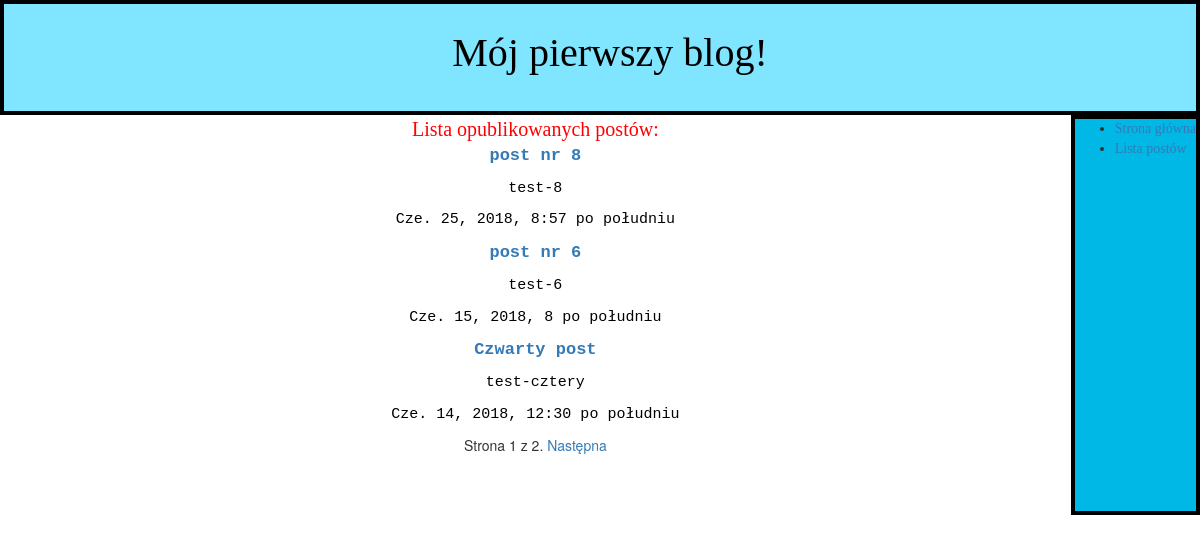
/post_list/, run on the app's committed database.
### blog/models.py (models this page shows, shortened)
class Post(models.Model):
    TABLE_OF_CHOICES = (('draft','Roboczy'),('published','Opublikowany'),)
    author = models.ForeignKey(User, on_delete=models.CASCADE)
    title = models.CharField(max_length=250)
    slug = models.SlugField(max_length=250,unique_for_date='publish')
    body_text = models.TextField()
    publish = models.DateTimeField(default=timezone.now)
    created = models.DateTimeField(default=timezone.now)
    status = models.CharField(max_length = 20, choices= TABLE_OF_CHOICES, default = 'draft'  )
    avr_score = models.DecimalField(max_digits=3, decimal_places=1, null = True)
    def published(self):
        self.publish = timezone.now()
        self.save()

### blog/views.py (the view)
# urls.py: path('post_list/', views.PostListView.as_view(), name='post_list'),
class PostListView(ListView):
    context_object_name = 'posts'
    paginate_by = 3
    template_name = 'blog/post_list.html'
    def get_queryset(self):
        posts = Post.objects.filter(status='published').order_by('-publish')
        return posts

### blog/templates/blog/post_list.html
{% extends "blog/base.html" %}
{% block content %}
    <div class="content_header">Lista opublikowanych postów:</div>
    {% for post in posts %}
    <div class="posts">
      <p id="title"><a href="{% url 'post_detail' pk=post.pk %}">{{post.title}}</a></p>
      <p>{{post.slug}}
      <p>{{post.publish}}
    </div>
    {% endfor %}
    {% include "blog/pagination.html" with page=page_obj %}
{% endblock %}

### blog/templates/blog/base.html (shortened to what this page needs)
{% load staticfiles %}
<html>
  <head>
      <link rel="stylesheet" href="//maxcdn.bootstrapcdn.com/bootstrap/3.2.0/css/bootstrap.min.css">
      <link rel="stylesheet" href="//maxcdn.bootstrapcdn.com/bootstrap/3.2.0/css/bootstrap-theme.min.css">
      <link rel="stylesheet" href="{% static 'css/blog1.css' %}" />
  </head>
  <body>
    <div class="header">
      <p><a href="{% url 'main_site' %}">Mój pierwszy blog!<a/></p>
    </div>
    <div id ="sidebar">
      {% block sidebar %}
      <ul>
        <li><a href="{% url 'main_site' %}">Strona główna</a></li>
        <li><a href="{% url 'post_list' %}">Lista postów</a></li>
      </ul>
      {% endblock %}
    </div>
    <div class="content">
      {% block content%} {% endblock %}
    </div>
  </body>
</html>

### blog/templates/blog/pagination.html (shortened to what this page needs)
<div class="paginator">
  <span class ="step-links">
    <span class="surrent">
      Strona {{page.number}} z {{page.paginator.num_pages}}.
    </span>
      {%if page.has_next %}
        <a href ="?page={{page.next_page_number}}">Następna</a>
      {% endif %}
  </span>
</div>

### blog/static/css/blog1.css (style rules this page uses)
a { text-decoration: none; }
#sidebar { height: 400px; width: 150p; float:right; font-family:cursive; background-color: #00b8e6; border: 4px solid black; position: static; display: block; }
body .header { text-align: center; padding: 20px 20px 20px 40px; background-color: #80e5ff; border: 4px solid black; }
body .header a { color: black; font-family:fantasy; font-size:40px; }
body .content { text-align: center; position: static; }
body .content .content_header { color: red; font-size: 20px; font-family: fantasy; }
body .content .posts { color: black; font-size: 15px; font-family: monospace; }
body .content .posts #title { font-weight: bold; font-size: 17px; }

### data on the page
Post: title "post nr 8", slug "test-8", publish "Cze. 25, 2018, 8:57 po południu"
Post: title "post nr 6", slug "test-6", publish "Cze. 15, 2018, 8 po południu"
Post: title "Czwarty post", slug "test-cztery", publish "Cze. 14, 2018, 12:30 po południu"

### other printed values
{{ page.number }} "1"
{{ page.paginator.num_pages }} "2"
